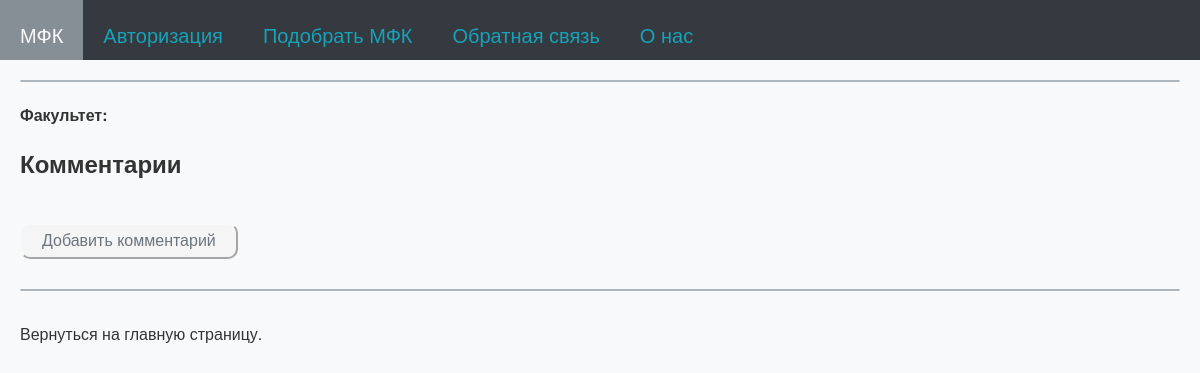
The page /mfk/221 on the database as committed earlier.
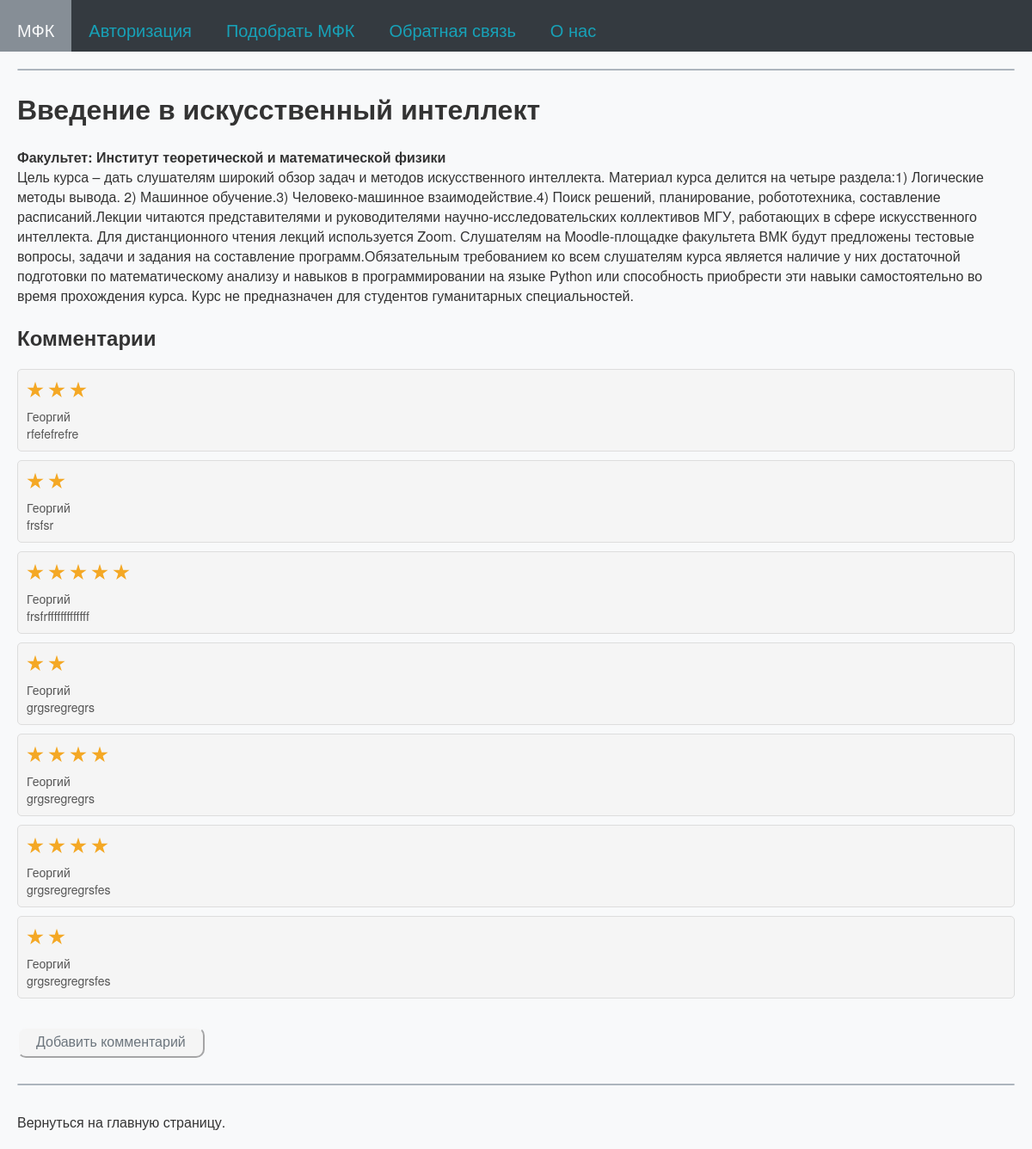
The same page on the database as committed later.
### tables this page shows
CREATE TABLE mfk (
id integer PRIMARY KEY AUTOINCREMENT,
name text,
faculty text,
desc text,
online text,
openclose text,
score text
);

CREATE TABLE comments (
id integer PRIMARY KEY AUTOINCREMENT,
username text,
text text,
mfkname text,
score text
);

### testApp.py (the view)
@app.route("/mfk/<alias>", methods=['GET', 'POST'])
def showMfk(alias):
    mfk = dbase.getMfk(alias)
    if not mfk:
        abort(404)
        abort(404)
    my_comments = dbase.getComment(alias)
    for my in my_comments:
        print("comments = ", my)
    print("altype = ", type(alias))
    print("comments = ", mfk)
    stars_numb = 3
    return render_template('mfk.html', menu=menu, mfk=mfk, alias=alias, my_comments=dbase.getComment(alias), stars_numb=stars_numb)

### FDataBase.py (called while the page is built)
    def getMfk(self, alias):
        try:
            self.__cur.execute(f"SELECT name, faculty, desc, online FROM mfk WHERE id LIKE '{alias}' LIMIT 1")
            res = self.__cur.fetchone()
            if res:
                return res
        except sqlite3.Error as e:
            print("Ошибка получения статьи из БД " + str(e))
        return (False, False)

    def getComment(self, alias):
        try:
            self.__cur.execute(f"SELECT username, text, mfkname, score FROM comments WHERE mfkname LIKE {alias}")
            res = self.__cur.fetchall()
            if res:
                return res
        except sqlite3.Error as e:
            print("Ошибка получения статьи из БД " + str(e))
        return ()

### testApp.py (called while the page is built)
def connect_db():
    conn = sqlite3.connect(app.config['DATABASE'])
    conn.row_factory = sqlite3.Row
    return conn

def get_db():
    if not hasattr(g, 'link_db'):
        g.link_db = connect_db()
    return g.link_db

@app.before_request
def before_request():
    global dbase
    db = get_db()
    dbase = FDataBase(db)

### templates/mfk.html (shortened to what this page needs)
{% extends 'index.html' %}
{% block content %}
    <p class="title">
        <h1>{{ mfk.name }}</h1>
        <b>Факультет: {{ mfk.faculty }}</b>
        <br>{{ mfk.desc }}
    </p>
    <h2>Комментарии</h2>
    <ul class="list-comments">
        {% for m in my_comments %}
            <li>
                <p class="title">
                    <div class="comment_stars_background comment_container container">
                      <div class="comment_stars_background container__items">
                        {% for i in range(m.score|int) %}
                          <label class="comment_stars_background my_label" for="">
                            <div class="star-stroke">
                            </div>
                          </label>
                        {% endfor %}
                      </div>
                    </div>
                <p class="annonce">{{m.username}}<br>{{ m.text }}</p>
            </li>
        {% endfor %}
    </ul>
<br>
    <a class="my_a" href="{{ url_for('addComment', alias=alias)}}"><button class="my_btn">Добавить комментарий</button></a>
{% endblock %}

Rows that differ between the two databases and show on the page:
added mfk: name "Введение в искусственный интеллект", faculty "Институт теоретической и математической физики", desc "Цель курса – дать слушателям широкий обзор задач и методов искусственного интеллекта. Материал курса делится на четыре раздела:1) Логические методы вывода. 2) Машинное обучение.3) Человеко-машинное взаимодействие.4) Поиск решений, планирование, робототехника, составление расписаний.Лекции читаются представителями и руководителями научно-исследовательских коллективов МГУ, работающих в сфере искусственного интеллекта. Для дистанционного чтения лекций используется Zoom. Слушателям на Moodle-площадке факультета ВМК будут предложены тестовые вопросы, задачи и задания на составление программ.Обязательным требованием ко всем слушателям курса является наличие у них достаточной подготовки по…"
now on this page (row edited): comments: score "3" (drawn), username "Георгий", text "rfefefrefre"
now on this page (row edited): comments: score "2" (drawn), username "Георгий", text "frsfsr"
now on this page (row edited): comments: score "5" (drawn), username "Георгий", text "frsfrfffffffffffff"
now on this page (row edited): comments: score "2" (drawn), username "Георгий", text "grgsregregrs"
now on this page (row edited): comments: score "4" (drawn), username "Георгий", text "grgsregregrs"
now on this page (row edited): comments: score "4" (drawn), username "Георгий", text "grgsregregrsfes"
now on this page (row edited): comments: score "2" (drawn), username "Георгий", text "grgsregregrsfes"
